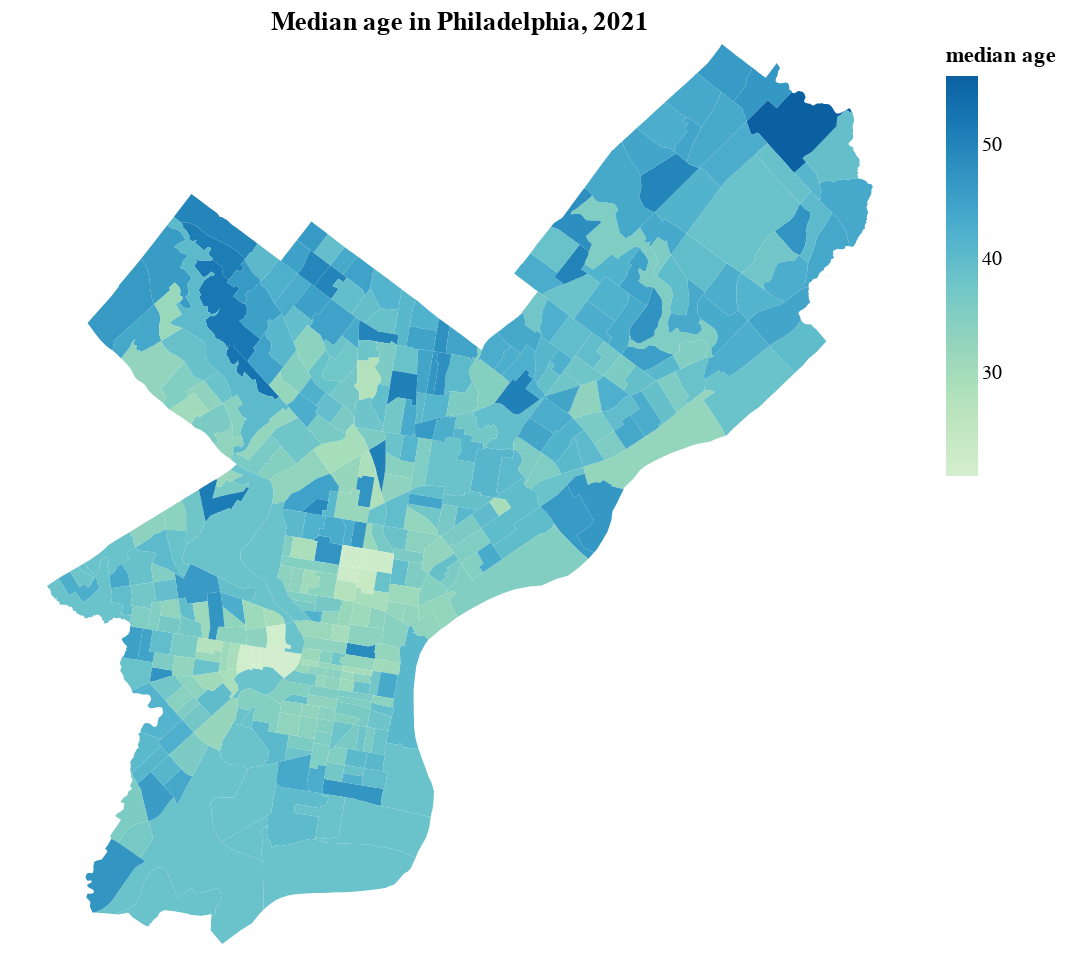

Source (Vega-Lite JSON):
### Vega-Lite specification from a JSON file in a GitHub repository (floating-point values rounded to 4 significant figures; data arrays with more than 128 entries replaced by an {"elided": "..."} marker saying what was removed)
{"config": {"view": {"continuousWidth": 400, "continuousHeight": 300}}, "data": {"name": "data-db8a7da960a8ae7893828911b71e2087"}, "mark": "geoshape", "encoding": {"color": {"field": "median age", "scale": {"scheme": "greenblue"}, "type": "quantitative"}, "tooltip": [{"field": "income", "type": "quantitative"}, {"field": "median age", "type": "quantitative"}, {"field": "walk", "type": "quantitative"}, {"field": "public transit", "type": "quantitative"}, {"field": "drove alone", "type": "quantitative"}, {"field": "carpooled", "type": "quantitative"}, {"field": "Worked from home", "type": "quantitative"}]}, "height": 450, "projection": {"reflectY": true, "type": "identity"}, "title": "Median age in Philadelphia, 2021", "width": 450, "$schema": "https://vega.github.io/schema/vega-lite/v4.17.0.json", "datasets": {"data-db8a7da960a8ae7893828911b71e2087": {"elided": "408 records"}}}
